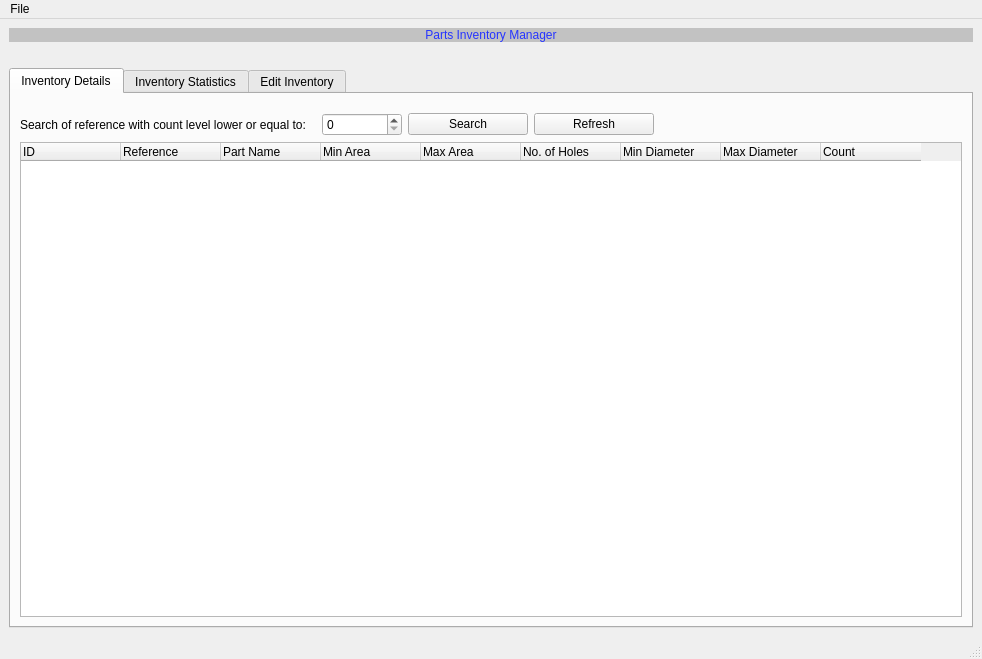
<?xml version="1.0" encoding="UTF-8"?>
<ui version="4.0">
 <class>main_win</class>
 <widget class="QMainWindow" name="main_win">
  <property name="geometry">
   <rect>
    <x>0</x>
    <y>0</y>
    <width>982</width>
    <height>659</height>
   </rect>
  </property>
  <property name="windowTitle">
   <string>Parts Inventory Manager</string>
  </property>
  <widget class="QWidget" name="centralwidget">
   <layout class="QGridLayout" name="gridLayout_2">
    <item row="0" column="0">
     <layout class="QVBoxLayout" name="verticalLayout">
      <property name="sizeConstraint">
       <enum>QLayout::SetDefaultConstraint</enum>
      </property>
      <item>
       <widget class="QLabel" name="app_label">
        <property name="styleSheet">
         <string notr="true">font: 75 30pt &quot;Century Gothic&quot;;
color: rgb(38, 52, 255);
background-color: rgb(194, 194, 194);
</string>
        </property>
        <property name="text">
         <string>Parts Inventory Manager</string>
        </property>
        <property name="alignment">
         <set>Qt::AlignCenter</set>
        </property>
       </widget>
      </item>
      <item>
       <spacer name="verticalSpacer_7">
        <property name="orientation">
         <enum>Qt::Vertical</enum>
        </property>
        <property name="sizeType">
         <enum>QSizePolicy::Fixed</enum>
        </property>
        <property name="sizeHint" stdset="0">
         <size>
          <width>20</width>
          <height>20</height>
         </size>
        </property>
       </spacer>
      </item>
      <item>
       <widget class="QTabWidget" name="tabs">
        <property name="styleSheet">
         <string notr="true">font: 75 16pt &quot;Century Gothic&quot;;</string>
        </property>
        <property name="currentIndex">
         <number>0</number>
        </property>
        <widget class="QWidget" name="tab_inv_dets">
         <attribute name="title">
          <string>Inventory Details</string>
         </attribute>
         <layout class="QGridLayout" name="gridLayout_3">
          <item row="0" column="0">
           <layout class="QVBoxLayout" name="verticalLayout_2">
            <item>
             <spacer name="verticalSpacer_2">
              <property name="orientation">
               <enum>Qt::Vertical</enum>
              </property>
              <property name="sizeType">
               <enum>QSizePolicy::Fixed</enum>
              </property>
              <property name="sizeHint" stdset="0">
               <size>
                <width>20</width>
                <height>10</height>
               </size>
              </property>
             </spacer>
            </item>
            <item>
             <layout class="QHBoxLayout" name="horizontalLayout">
              <item>
               <widget class="QLabel" name="label_14">
                <property name="text">
                 <string>Search of reference with count level lower or equal to:</string>
                </property>
               </widget>
              </item>
              <item>
               <spacer name="horizontalSpacer_2">
                <property name="orientation">
                 <enum>Qt::Horizontal</enum>
                </property>
                <property name="sizeType">
                 <enum>QSizePolicy::Fixed</enum>
                </property>
                <property name="sizeHint" stdset="0">
                 <size>
                  <width>10</width>
                  <height>20</height>
                 </size>
                </property>
               </spacer>
              </item>
              <item>
               <widget class="QSpinBox" name="spin_idx">
                <property name="minimumSize">
                 <size>
                  <width>80</width>
                  <height>0</height>
                 </size>
                </property>
                <property name="maximumSize">
                 <size>
                  <width>80</width>
                  <height>16777215</height>
                 </size>
                </property>
               </widget>
              </item>
              <item>
               <widget class="QPushButton" name="btn_search">
                <property name="minimumSize">
                 <size>
                  <width>120</width>
                  <height>0</height>
                 </size>
                </property>
                <property name="maximumSize">
                 <size>
                  <width>120</width>
                  <height>16777215</height>
                 </size>
                </property>
                <property name="text">
                 <string>Search</string>
                </property>
               </widget>
              </item>
              <item>
               <widget class="QPushButton" name="btn_refresh">
                <property name="minimumSize">
                 <size>
                  <width>120</width>
                  <height>0</height>
                 </size>
                </property>
                <property name="maximumSize">
                 <size>
                  <width>120</width>
                  <height>16777215</height>
                 </size>
                </property>
                <property name="text">
                 <string>Refresh</string>
                </property>
               </widget>
              </item>
              <item>
               <spacer name="horizontalSpacer">
                <property name="orientation">
                 <enum>Qt::Horizontal</enum>
                </property>
                <property name="sizeHint" stdset="0">
                 <size>
                  <width>40</width>
                  <height>20</height>
                 </size>
                </property>
               </spacer>
              </item>
             </layout>
            </item>
            <item>
             <widget class="QTableWidget" name="table_inv">
              <property name="styleSheet">
               <string notr="true">font: 10pt &quot;Century Gothic&quot;;</string>
              </property>
              <column>
               <property name="text">
                <string>ID</string>
               </property>
               <property name="textAlignment">
                <set>AlignLeading|AlignVCenter</set>
               </property>
              </column>
              <column>
               <property name="text">
                <string>Reference</string>
               </property>
               <property name="textAlignment">
                <set>AlignLeading|AlignVCenter</set>
               </property>
              </column>
              <column>
               <property name="text">
                <string>Part Name</string>
               </property>
               <property name="textAlignment">
                <set>AlignLeading|AlignVCenter</set>
               </property>
              </column>
              <column>
               <property name="text">
                <string>Min Area</string>
               </property>
               <property name="textAlignment">
                <set>AlignLeading|AlignVCenter</set>
               </property>
              </column>
              <column>
               <property name="text">
                <string>Max Area</string>
               </property>
               <property name="textAlignment">
                <set>AlignLeading|AlignVCenter</set>
               </property>
              </column>
              <column>
               <property name="text">
                <string>No. of Holes</string>
               </property>
               <property name="textAlignment">
                <set>AlignLeading|AlignVCenter</set>
               </property>
              </column>
              <column>
               <property name="text">
                <string>Min Diameter</string>
               </property>
               <property name="textAlignment">
                <set>AlignLeading|AlignVCenter</set>
               </property>
              </column>
              <column>
               <property name="text">
                <string>Max Diameter</string>
               </property>
               <property name="textAlignment">
                <set>AlignLeading|AlignVCenter</set>
               </property>
              </column>
              <column>
               <property name="text">
                <string>Count</string>
               </property>
               <property name="textAlignment">
                <set>AlignLeading|AlignVCenter</set>
               </property>
              </column>
             </widget>
            </item>
           </layout>
          </item>
         </layout>
        </widget>
        <widget class="QWidget" name="inv_stats_tab">
         <attribute name="title">
          <string>Inventory Statistics</string>
         </attribute>
         <layout class="QGridLayout" name="gridLayout_4">
          <item row="0" column="0">
           <layout class="QVBoxLayout" name="verticalLayout_3">
            <item>
             <spacer name="verticalSpacer_3">
              <property name="orientation">
               <enum>Qt::Vertical</enum>
              </property>
              <property name="sizeType">
               <enum>QSizePolicy::Fixed</enum>
              </property>
              <property name="sizeHint" stdset="0">
               <size>
                <width>20</width>
                <height>10</height>
               </size>
              </property>
             </spacer>
            </item>
            <item>
             <layout class="QGridLayout" name="gridLayout_6">
              <property name="topMargin">
               <number>0</number>
              </property>
              <item row="0" column="0">
               <widget class="QLabel" name="label">
                <property name="minimumSize">
                 <size>
                  <width>260</width>
                  <height>0</height>
                 </size>
                </property>
                <property name="maximumSize">
                 <size>
                  <width>260</width>
                  <height>16777215</height>
                 </size>
                </property>
                <property name="text">
                 <string>Number of Reference:</string>
                </property>
                <property name="alignment">
                 <set>Qt::AlignRight|Qt::AlignTrailing|Qt::AlignVCenter</set>
                </property>
               </widget>
              </item>
              <item row="0" column="5">
               <spacer name="horizontalSpacer_3">
                <property name="orientation">
                 <enum>Qt::Horizontal</enum>
                </property>
                <property name="sizeHint" stdset="0">
                 <size>
                  <width>40</width>
                  <height>20</height>
                 </size>
                </property>
               </spacer>
              </item>
              <item row="0" column="1">
               <widget class="QLabel" name="num_ref">
                <property name="minimumSize">
                 <size>
                  <width>80</width>
                  <height>0</height>
                 </size>
                </property>
                <property name="maximumSize">
                 <size>
                  <width>80</width>
                  <height>16777215</height>
                 </size>
                </property>
                <property name="styleSheet">
                 <string notr="true">color: rgb(38, 52, 255);</string>
                </property>
                <property name="text">
                 <string>0</string>
                </property>
               </widget>
              </item>
              <item row="0" column="2">
               <widget class="QLabel" name="label_5">
                <property name="minimumSize">
                 <size>
                  <width>260</width>
                  <height>0</height>
                 </size>
                </property>
                <property name="maximumSize">
                 <size>
                  <width>260</width>
                  <height>16777215</height>
                 </size>
                </property>
                <property name="text">
                 <string>Min. Number of Holes:</string>
                </property>
                <property name="alignment">
                 <set>Qt::AlignRight|Qt::AlignTrailing|Qt::AlignVCenter</set>
                </property>
               </widget>
              </item>
              <item row="0" column="4">
               <widget class="QLabel" name="min_num_holes_ref">
                <property name="minimumSize">
                 <size>
                  <width>80</width>
                  <height>0</height>
                 </size>
                </property>
                <property name="maximumSize">
                 <size>
                  <width>80</width>
                  <height>16777215</height>
                 </size>
                </property>
                <property name="styleSheet">
                 <string notr="true">color: rgb(38, 52, 255);</string>
                </property>
                <property name="text">
                 <string>REF</string>
                </property>
               </widget>
              </item>
              <item row="0" column="3">
               <widget class="QLabel" name="min_num_holes">
                <property name="minimumSize">
                 <size>
                  <width>80</width>
                  <height>0</height>
                 </size>
                </property>
                <property name="maximumSize">
                 <size>
                  <width>80</width>
                  <height>16777215</height>
                 </size>
                </property>
                <property name="styleSheet">
                 <string notr="true">color: rgb(38, 52, 255);</string>
                </property>
                <property name="text">
                 <string>0</string>
                </property>
               </widget>
              </item>
              <item row="1" column="0">
               <widget class="QLabel" name="label_3">
                <property name="minimumSize">
                 <size>
                  <width>260</width>
                  <height>0</height>
                 </size>
                </property>
                <property name="maximumSize">
                 <size>
                  <width>260</width>
                  <height>16777215</height>
                 </size>
                </property>
                <property name="text">
                 <string>Number of Parts Type:</string>
                </property>
                <property name="alignment">
                 <set>Qt::AlignRight|Qt::AlignTrailing|Qt::AlignVCenter</set>
                </property>
               </widget>
              </item>
              <item row="1" column="1">
               <widget class="QLabel" name="num_parts">
                <property name="minimumSize">
                 <size>
                  <width>80</width>
                  <height>0</height>
                 </size>
                </property>
                <property name="maximumSize">
                 <size>
                  <width>80</width>
                  <height>16777215</height>
                 </size>
                </property>
                <property name="styleSheet">
                 <string notr="true">color: rgb(38, 52, 255);</string>
                </property>
                <property name="text">
                 <string>0</string>
                </property>
               </widget>
              </item>
              <item row="1" column="2">
               <widget class="QLabel" name="label_7">
                <property name="minimumSize">
                 <size>
                  <width>260</width>
                  <height>0</height>
                 </size>
                </property>
                <property name="maximumSize">
                 <size>
                  <width>260</width>
                  <height>16777215</height>
                 </size>
                </property>
                <property name="text">
                 <string>Max. Number of Holes:</string>
                </property>
                <property name="alignment">
                 <set>Qt::AlignRight|Qt::AlignTrailing|Qt::AlignVCenter</set>
                </property>
               </widget>
              </item>
              <item row="1" column="3">
               <widget class="QLabel" name="max_num_holes">
                <property name="minimumSize">
                 <size>
                  <width>80</width>
                  <height>0</height>
                 </size>
                </property>
                <property name="maximumSize">
                 <size>
                  <width>80</width>
                  <height>16777215</height>
                 </size>
                </property>
                <property name="styleSheet">
                 <string notr="true">color: rgb(38, 52, 255);</string>
                </property>
                <property name="text">
                 <string>0</string>
                </property>
               </widget>
              </item>
              <item row="1" column="4">
               <widget class="QLabel" name="max_num_holes_ref">
                <property name="minimumSize">
                 <size>
                  <width>80</width>
                  <height>0</height>
                 </size>
                </property>
                <property name="maximumSize">
                 <size>
                  <width>80</width>
                  <height>16777215</height>
                 </size>
                </property>
                <property name="styleSheet">
                 <string notr="true">color: rgb(38, 52, 255);</string>
                </property>
                <property name="text">
                 <string>REF</string>
                </property>
               </widget>
              </item>
             </layout>
            </item>
            <item>
             <spacer name="verticalSpacer">
              <property name="orientation">
               <enum>Qt::Vertical</enum>
              </property>
              <property name="sizeType">
               <enum>QSizePolicy::Fixed</enum>
              </property>
              <property name="sizeHint" stdset="0">
               <size>
                <width>20</width>
                <height>20</height>
               </size>
              </property>
             </spacer>
            </item>
            <item>
             <widget class="QLabel" name="label_15">
              <property name="text">
               <string>Top 3 reference with minimum inventory level</string>
              </property>
             </widget>
            </item>
            <item>
             <layout class="QHBoxLayout" name="horizontalLayout_4">
              <property name="topMargin">
               <number>0</number>
              </property>
              <item>
               <layout class="QVBoxLayout" name="verticalLayout_5">
                <property name="rightMargin">
                 <number>0</number>
                </property>
                <item>
                 <widget class="QTableWidget" name="table_top_3">
                  <property name="minimumSize">
                   <size>
                    <width>600</width>
                    <height>200</height>
                   </size>
                  </property>
                  <property name="maximumSize">
                   <size>
                    <width>600</width>
                    <height>200</height>
                   </size>
                  </property>
                  <property name="styleSheet">
                   <string notr="true">font: 10pt &quot;Century Gothic&quot;;</string>
                  </property>
                  <column>
                   <property name="text">
                    <string>Reference</string>
                   </property>
                  </column>
                  <column>
                   <property name="text">
                    <string>Part Name</string>
                   </property>
                  </column>
                  <column>
                   <property name="text">
                    <string>Count</string>
                   </property>
                  </column>
                 </widget>
                </item>
                <item>
                 <spacer name="verticalSpacer_6">
                  <property name="orientation">
                   <enum>Qt::Vertical</enum>
                  </property>
                  <property name="sizeHint" stdset="0">
                   <size>
                    <width>20</width>
                    <height>40</height>
                   </size>
                  </property>
                 </spacer>
                </item>
               </layout>
              </item>
              <item>
               <layout class="QVBoxLayout" name="verticalLayout_4">
                <property name="rightMargin">
                 <number>0</number>
                </property>
                <item>
                 <widget class="QPushButton" name="btn_check">
                  <property name="minimumSize">
                   <size>
                    <width>120</width>
                    <height>0</height>
                   </size>
                  </property>
                  <property name="maximumSize">
                   <size>
                    <width>120</width>
                    <height>16777215</height>
                   </size>
                  </property>
                  <property name="text">
                   <string>Check</string>
                  </property>
                 </widget>
                </item>
                <item>
                 <spacer name="verticalSpacer_5">
                  <property name="orientation">
                   <enum>Qt::Vertical</enum>
                  </property>
                  <property name="sizeHint" stdset="0">
                   <size>
                    <width>20</width>
                    <height>40</height>
                   </size>
                  </property>
                 </spacer>
                </item>
               </layout>
              </item>
              <item>
               <spacer name="horizontalSpacer_5">
                <property name="orientation">
                 <enum>Qt::Horizontal</enum>
                </property>
                <property name="sizeHint" stdset="0">
                 <size>
                  <width>40</width>
                  <height>20</height>
                 </size>
                </property>
               </spacer>
              </item>
             </layout>
            </item>
           </layout>
          </item>
          <item row="1" column="0">
           <spacer name="verticalSpacer_4">
            <property name="orientation">
             <enum>Qt::Vertical</enum>
            </property>
            <property name="sizeHint" stdset="0">
             <size>
              <width>20</width>
              <height>40</height>
             </size>
            </property>
           </spacer>
          </item>
         </layout>
        </widget>
        <widget class="QWidget" name="tab_edit_inv">
         <attribute name="title">
          <string>Edit Inventory</string>
         </attribute>
         <layout class="QGridLayout" name="gridLayout">
          <item row="4" column="0">
           <spacer name="verticalSpacer_8">
            <property name="orientation">
             <enum>Qt::Vertical</enum>
            </property>
            <property name="sizeHint" stdset="0">
             <size>
              <width>20</width>
              <height>40</height>
             </size>
            </property>
           </spacer>
          </item>
          <item row="3" column="0">
           <layout class="QHBoxLayout" name="horizontalLayout_6">
            <item>
             <widget class="QPushButton" name="btn_first">
              <property name="minimumSize">
               <size>
                <width>60</width>
                <height>0</height>
               </size>
              </property>
              <property name="maximumSize">
               <size>
                <width>60</width>
                <height>16777215</height>
               </size>
              </property>
              <property name="styleSheet">
               <string notr="true">color: rgb(38, 52, 255);</string>
              </property>
              <property name="text">
               <string>&lt;&lt;</string>
              </property>
             </widget>
            </item>
            <item>
             <widget class="QPushButton" name="btn_prev">
              <property name="minimumSize">
               <size>
                <width>60</width>
                <height>0</height>
               </size>
              </property>
              <property name="maximumSize">
               <size>
                <width>60</width>
                <height>16777215</height>
               </size>
              </property>
              <property name="styleSheet">
               <string notr="true">color: rgb(38, 52, 255);</string>
              </property>
              <property name="text">
               <string>&lt;</string>
              </property>
             </widget>
            </item>
            <item>
             <widget class="QPushButton" name="btn_next">
              <property name="minimumSize">
               <size>
                <width>60</width>
                <height>0</height>
               </size>
              </property>
              <property name="maximumSize">
               <size>
                <width>60</width>
                <height>16777215</height>
               </size>
              </property>
              <property name="styleSheet">
               <string notr="true">color: rgb(38, 52, 255);</string>
              </property>
              <property name="text">
               <string>&gt;</string>
              </property>
             </widget>
            </item>
            <item>
             <widget class="QPushButton" name="btn_last">
              <property name="minimumSize">
               <size>
                <width>60</width>
                <height>0</height>
               </size>
              </property>
              <property name="maximumSize">
               <size>
                <width>60</width>
                <height>16777215</height>
               </size>
              </property>
              <property name="styleSheet">
               <string notr="true">color: rgb(38, 52, 255);</string>
              </property>
              <property name="text">
               <string>&gt;&gt;</string>
              </property>
             </widget>
            </item>
            <item>
             <spacer name="horizontalSpacer_9">
              <property name="orientation">
               <enum>Qt::Horizontal</enum>
              </property>
              <property name="sizeType">
               <enum>QSizePolicy::Fixed</enum>
              </property>
              <property name="sizeHint" stdset="0">
               <size>
                <width>132</width>
                <height>20</height>
               </size>
              </property>
             </spacer>
            </item>
            <item>
             <widget class="QPushButton" name="btn_update">
              <property name="minimumSize">
               <size>
                <width>120</width>
                <height>0</height>
               </size>
              </property>
              <property name="maximumSize">
               <size>
                <width>120</width>
                <height>16777215</height>
               </size>
              </property>
              <property name="text">
               <string>Update</string>
              </property>
             </widget>
            </item>
            <item>
             <widget class="QPushButton" name="btn_del">
              <property name="minimumSize">
               <size>
                <width>120</width>
                <height>0</height>
               </size>
              </property>
              <property name="maximumSize">
               <size>
                <width>120</width>
                <height>16777215</height>
               </size>
              </property>
              <property name="text">
               <string>Delete</string>
              </property>
             </widget>
            </item>
            <item>
             <widget class="QPushButton" name="btn_add">
              <property name="minimumSize">
               <size>
                <width>120</width>
                <height>0</height>
               </size>
              </property>
              <property name="maximumSize">
               <size>
                <width>120</width>
                <height>16777215</height>
               </size>
              </property>
              <property name="text">
               <string>Add</string>
              </property>
             </widget>
            </item>
            <item>
             <spacer name="horizontalSpacer_8">
              <property name="orientation">
               <enum>Qt::Horizontal</enum>
              </property>
              <property name="sizeHint" stdset="0">
               <size>
                <width>40</width>
                <height>20</height>
               </size>
              </property>
             </spacer>
            </item>
           </layout>
          </item>
          <item row="2" column="0">
           <spacer name="verticalSpacer_11">
            <property name="orientation">
             <enum>Qt::Vertical</enum>
            </property>
            <property name="sizeType">
             <enum>QSizePolicy::Fixed</enum>
            </property>
            <property name="sizeHint" stdset="0">
             <size>
              <width>20</width>
              <height>40</height>
             </size>
            </property>
           </spacer>
          </item>
          <item row="1" column="0">
           <layout class="QGridLayout" name="gridLayout_5">
            <item row="5" column="1">
             <widget class="QLineEdit" name="part_name">
              <property name="minimumSize">
               <size>
                <width>200</width>
                <height>0</height>
               </size>
              </property>
              <property name="maximumSize">
               <size>
                <width>200</width>
                <height>16777215</height>
               </size>
              </property>
              <property name="styleSheet">
               <string notr="true">font: 12pt &quot;Century Gothic&quot;;</string>
              </property>
             </widget>
            </item>
            <item row="7" column="3">
             <widget class="QLabel" name="label_12">
              <property name="minimumSize">
               <size>
                <width>200</width>
                <height>0</height>
               </size>
              </property>
              <property name="maximumSize">
               <size>
                <width>200</width>
                <height>16777215</height>
               </size>
              </property>
              <property name="text">
               <string>Count:</string>
              </property>
              <property name="alignment">
               <set>Qt::AlignRight|Qt::AlignTrailing|Qt::AlignVCenter</set>
              </property>
             </widget>
            </item>
            <item row="4" column="1">
             <widget class="QLineEdit" name="ref">
              <property name="minimumSize">
               <size>
                <width>200</width>
                <height>0</height>
               </size>
              </property>
              <property name="maximumSize">
               <size>
                <width>200</width>
                <height>16777215</height>
               </size>
              </property>
              <property name="styleSheet">
               <string notr="true">font: 12pt &quot;Century Gothic&quot;;</string>
              </property>
              <property name="text">
               <string/>
              </property>
             </widget>
            </item>
            <item row="3" column="0">
             <spacer name="verticalSpacer_10">
              <property name="orientation">
               <enum>Qt::Vertical</enum>
              </property>
              <property name="sizeType">
               <enum>QSizePolicy::Fixed</enum>
              </property>
              <property name="sizeHint" stdset="0">
               <size>
                <width>20</width>
                <height>20</height>
               </size>
              </property>
             </spacer>
            </item>
            <item row="5" column="4">
             <widget class="QLineEdit" name="min_dia">
              <property name="minimumSize">
               <size>
                <width>200</width>
                <height>0</height>
               </size>
              </property>
              <property name="maximumSize">
               <size>
                <width>200</width>
                <height>16777215</height>
               </size>
              </property>
              <property name="styleSheet">
               <string notr="true">font: 12pt &quot;Century Gothic&quot;;</string>
              </property>
             </widget>
            </item>
            <item row="6" column="1">
             <widget class="QLineEdit" name="min_area">
              <property name="minimumSize">
               <size>
                <width>200</width>
                <height>0</height>
               </size>
              </property>
              <property name="maximumSize">
               <size>
                <width>200</width>
                <height>16777215</height>
               </size>
              </property>
              <property name="styleSheet">
               <string notr="true">font: 12pt &quot;Century Gothic&quot;;</string>
              </property>
             </widget>
            </item>
            <item row="2" column="0">
             <widget class="QLabel" name="label_13">
              <property name="minimumSize">
               <size>
                <width>120</width>
                <height>0</height>
               </size>
              </property>
              <property name="maximumSize">
               <size>
                <width>120</width>
                <height>16777215</height>
               </size>
              </property>
              <property name="text">
               <string>ID:</string>
              </property>
              <property name="alignment">
               <set>Qt::AlignRight|Qt::AlignTrailing|Qt::AlignVCenter</set>
              </property>
             </widget>
            </item>
            <item row="6" column="3">
             <widget class="QLabel" name="label_11">
              <property name="minimumSize">
               <size>
                <width>200</width>
                <height>0</height>
               </size>
              </property>
              <property name="maximumSize">
               <size>
                <width>200</width>
                <height>16777215</height>
               </size>
              </property>
              <property name="text">
               <string>Max. Diameter:</string>
              </property>
              <property name="alignment">
               <set>Qt::AlignRight|Qt::AlignTrailing|Qt::AlignVCenter</set>
              </property>
             </widget>
            </item>
            <item row="7" column="1">
             <widget class="QLineEdit" name="max_area">
              <property name="minimumSize">
               <size>
                <width>200</width>
                <height>0</height>
               </size>
              </property>
              <property name="maximumSize">
               <size>
                <width>200</width>
                <height>16777215</height>
               </size>
              </property>
              <property name="styleSheet">
               <string notr="true">font: 12pt &quot;Century Gothic&quot;;</string>
              </property>
             </widget>
            </item>
            <item row="6" column="4">
             <widget class="QLineEdit" name="max_dia">
              <property name="minimumSize">
               <size>
                <width>200</width>
                <height>0</height>
               </size>
              </property>
              <property name="maximumSize">
               <size>
                <width>200</width>
                <height>16777215</height>
               </size>
              </property>
              <property name="styleSheet">
               <string notr="true">font: 12pt &quot;Century Gothic&quot;;</string>
              </property>
             </widget>
            </item>
            <item row="7" column="4">
             <widget class="QSpinBox" name="spin_count">
              <property name="minimumSize">
               <size>
                <width>200</width>
                <height>0</height>
               </size>
              </property>
              <property name="maximumSize">
               <size>
                <width>200</width>
                <height>16777215</height>
               </size>
              </property>
              <property name="styleSheet">
               <string notr="true">font: 12pt &quot;Century Gothic&quot;;</string>
              </property>
              <property name="maximum">
               <number>999</number>
              </property>
             </widget>
            </item>
            <item row="5" column="3">
             <widget class="QLabel" name="label_10">
              <property name="minimumSize">
               <size>
                <width>200</width>
                <height>0</height>
               </size>
              </property>
              <property name="maximumSize">
               <size>
                <width>200</width>
                <height>16777215</height>
               </size>
              </property>
              <property name="text">
               <string>Min. Diameter:</string>
              </property>
              <property name="alignment">
               <set>Qt::AlignRight|Qt::AlignTrailing|Qt::AlignVCenter</set>
              </property>
             </widget>
            </item>
            <item row="6" column="0">
             <widget class="QLabel" name="label_6">
              <property name="minimumSize">
               <size>
                <width>120</width>
                <height>0</height>
               </size>
              </property>
              <property name="maximumSize">
               <size>
                <width>120</width>
                <height>16777215</height>
               </size>
              </property>
              <property name="text">
               <string>Min. Area:</string>
              </property>
              <property name="alignment">
               <set>Qt::AlignRight|Qt::AlignTrailing|Qt::AlignVCenter</set>
              </property>
             </widget>
            </item>
            <item row="4" column="3">
             <widget class="QLabel" name="label_9">
              <property name="minimumSize">
               <size>
                <width>200</width>
                <height>0</height>
               </size>
              </property>
              <property name="maximumSize">
               <size>
                <width>200</width>
                <height>16777215</height>
               </size>
              </property>
              <property name="text">
               <string>Number of Holes:</string>
              </property>
              <property name="alignment">
               <set>Qt::AlignRight|Qt::AlignTrailing|Qt::AlignVCenter</set>
              </property>
             </widget>
            </item>
            <item row="4" column="4">
             <widget class="QSpinBox" name="spin_num_holes">
              <property name="minimumSize">
               <size>
                <width>200</width>
                <height>0</height>
               </size>
              </property>
              <property name="maximumSize">
               <size>
                <width>200</width>
                <height>16777215</height>
               </size>
              </property>
              <property name="styleSheet">
               <string notr="true">font: 12pt &quot;Century Gothic&quot;;</string>
              </property>
              <property name="maximum">
               <number>999</number>
              </property>
             </widget>
            </item>
            <item row="7" column="0">
             <widget class="QLabel" name="label_8">
              <property name="minimumSize">
               <size>
                <width>120</width>
                <height>0</height>
               </size>
              </property>
              <property name="maximumSize">
               <size>
                <width>120</width>
                <height>16777215</height>
               </size>
              </property>
              <property name="text">
               <string>Max. Area:</string>
              </property>
              <property name="alignment">
               <set>Qt::AlignRight|Qt::AlignTrailing|Qt::AlignVCenter</set>
              </property>
             </widget>
            </item>
            <item row="2" column="1">
             <widget class="QLabel" name="label_id">
              <property name="sizePolicy">
               <sizepolicy hsizetype="Expanding" vsizetype="Fixed">
                <horstretch>0</horstretch>
                <verstretch>0</verstretch>
               </sizepolicy>
              </property>
              <property name="minimumSize">
               <size>
                <width>200</width>
                <height>30</height>
               </size>
              </property>
              <property name="maximumSize">
               <size>
                <width>200</width>
                <height>30</height>
               </size>
              </property>
              <property name="styleSheet">
               <string notr="true">font: 12pt &quot;Century Gothic&quot;;
color: rgb(0, 0, 0);
background-color: rgb(172, 172, 172);
</string>
              </property>
              <property name="text">
               <string/>
              </property>
             </widget>
            </item>
            <item row="5" column="0">
             <widget class="QLabel" name="label_4">
              <property name="minimumSize">
               <size>
                <width>120</width>
                <height>0</height>
               </size>
              </property>
              <property name="maximumSize">
               <size>
                <width>120</width>
                <height>16777215</height>
               </size>
              </property>
              <property name="text">
               <string>Part Name:</string>
              </property>
              <property name="alignment">
               <set>Qt::AlignRight|Qt::AlignTrailing|Qt::AlignVCenter</set>
              </property>
             </widget>
            </item>
            <item row="4" column="0">
             <widget class="QLabel" name="label_2">
              <property name="minimumSize">
               <size>
                <width>120</width>
                <height>0</height>
               </size>
              </property>
              <property name="maximumSize">
               <size>
                <width>120</width>
                <height>16777215</height>
               </size>
              </property>
              <property name="layoutDirection">
               <enum>Qt::LeftToRight</enum>
              </property>
              <property name="text">
               <string>Reference:</string>
              </property>
              <property name="alignment">
               <set>Qt::AlignRight|Qt::AlignTrailing|Qt::AlignVCenter</set>
              </property>
             </widget>
            </item>
            <item row="2" column="5">
             <spacer name="horizontalSpacer_7">
              <property name="orientation">
               <enum>Qt::Horizontal</enum>
              </property>
              <property name="sizeHint" stdset="0">
               <size>
                <width>40</width>
                <height>20</height>
               </size>
              </property>
             </spacer>
            </item>
            <item row="2" column="2">
             <spacer name="horizontalSpacer_6">
              <property name="orientation">
               <enum>Qt::Horizontal</enum>
              </property>
              <property name="sizeType">
               <enum>QSizePolicy::Fixed</enum>
              </property>
              <property name="sizeHint" stdset="0">
               <size>
                <width>40</width>
                <height>20</height>
               </size>
              </property>
             </spacer>
            </item>
           </layout>
          </item>
          <item row="0" column="0">
           <spacer name="verticalSpacer_9">
            <property name="orientation">
             <enum>Qt::Vertical</enum>
            </property>
            <property name="sizeType">
             <enum>QSizePolicy::Fixed</enum>
            </property>
            <property name="sizeHint" stdset="0">
             <size>
              <width>20</width>
              <height>10</height>
             </size>
            </property>
           </spacer>
          </item>
         </layout>
        </widget>
       </widget>
      </item>
     </layout>
    </item>
   </layout>
  </widget>
  <widget class="QMenuBar" name="menubar">
   <property name="geometry">
    <rect>
     <x>0</x>
     <y>0</y>
     <width>982</width>
     <height>21</height>
    </rect>
   </property>
   <widget class="QMenu" name="menu_file">
    <property name="title">
     <string>File</string>
    </property>
    <addaction name="act_exit"/>
   </widget>
   <addaction name="menu_file"/>
  </widget>
  <widget class="QStatusBar" name="statusbar">
   <property name="statusTip">
    <string/>
   </property>
  </widget>
  <action name="act_exit">
   <property name="text">
    <string>Exit</string>
   </property>
   <property name="statusTip">
    <string>Click to exit the application</string>
   </property>
   <property name="shortcut">
    <string>Ctrl+Q</string>
   </property>
  </action>
  <action name="about">
   <property name="text">
    <string>About</string>
   </property>
  </action>
 </widget>
 <resources/>
 <connections>
  <connection>
   <sender>act_exit</sender>
   <signal>triggered()</signal>
   <receiver>main_win</receiver>
   <slot>close()</slot>
   <hints>
    <hint type="sourcelabel">
     <x>-1</x>
     <y>-1</y>
    </hint>
    <hint type="destinationlabel">
     <x>490</x>
     <y>329</y>
    </hint>
   </hints>
  </connection>
 </connections>
</ui>
